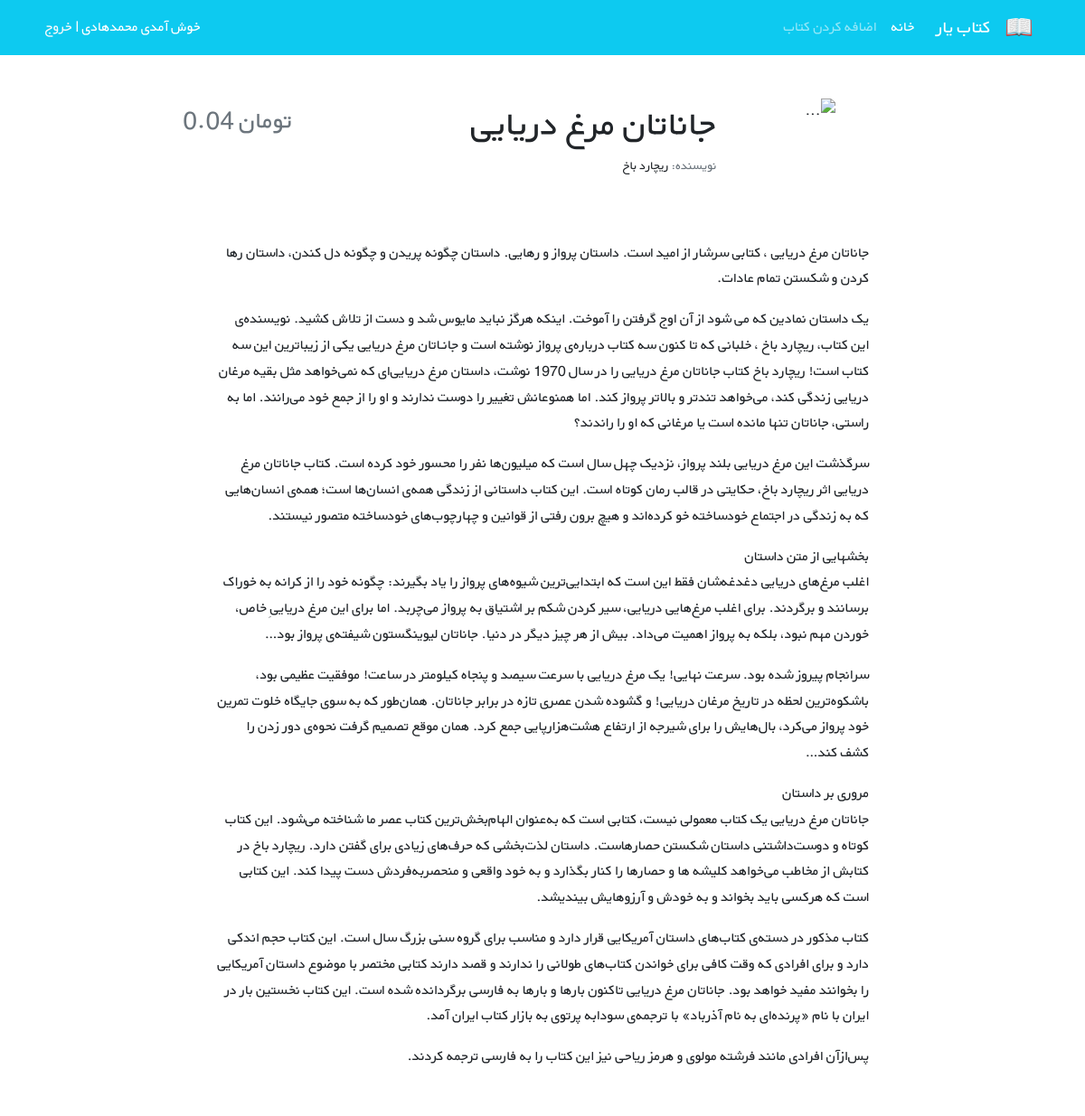
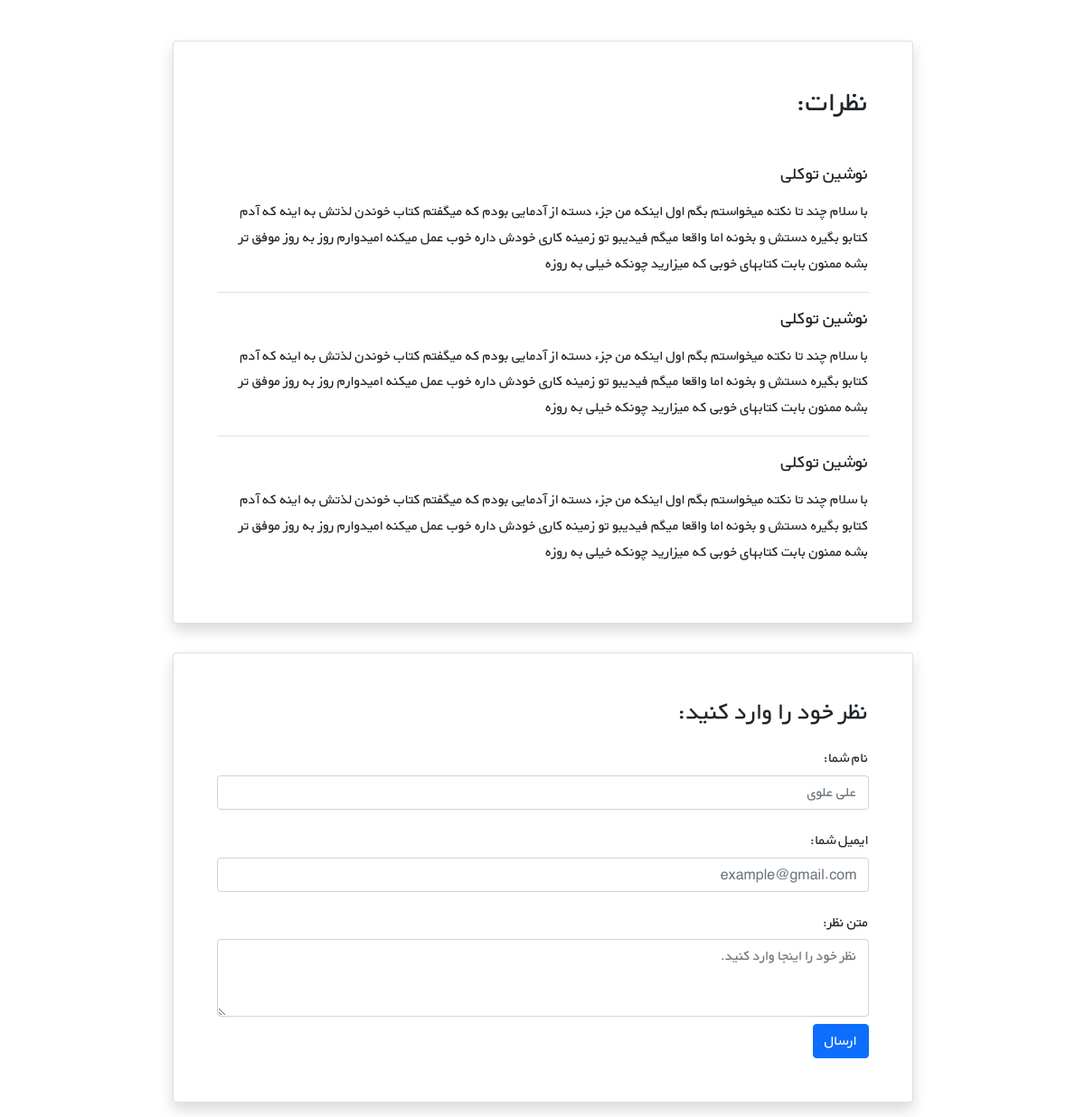
The page /books/6/ on the database its author committed (2 pictures, top to bottom).
### books/models.py (models this page shows, shortened)
class Book(models.Model):
    title = models.CharField(max_length=200)
    author = models.CharField(max_length=200)
    description = models.TextField()
    price = models.DecimalField(max_digits=5, decimal_places=2)

### books/views.py (the view)
# urls.py: path('<int:pk>/',BookDetailView.as_view(), name ='book_detail'),
class BookDetailView(generic.DetailView):
    model = Book
    template_name = 'books/book_detail.html'

### books/templates/books/book_detail.html (shortened to what this page needs)
{% extends '_base.html' %}
{% block content %}
    <div class="container mt-5" dir="rtl">
        <div class="">
            <div class="">
                <div class="d-flex justify-content-center">
                    <div class="row w-sm-75 w-100">
                        <div class="col-xs-12 col-md-3 d-flex justify-content-center">
                            <div>
                                <img src="https://newcdn.fidibo.com/images/books/65579_50411_normal.jpg"
                                     class="img-fluid rounded-start" alt="...">
                            </div>
                        </div>
                        <div class="col-xs-12 col-md-6 text-center text-md-end mt-md-1 mt-4">
                            <h1>{{ book.title }}</h1>
                            <h5 class="small my-1"><span class="text-muted">نویسنده: </span>{{ book.author }}</h5>
                        </div>
                        <div class="col-xs-12 col-md-3 d-flex flex-column">
                            <h3 class="align-self-center pt-2 text-muted align-self-md-end">
                                 تومان {{ book.price }}
                            </h3>
                        </div>
                    </div>
                </div>
                <div class="d-flex justify-content-center">
                    <div class="my-3 p-5 w-sm-75 w-100">
                     {{ book.description|linebreaks }}
                    </div>
                </div>
                <div class="d-flex justify-content-center">
                    <div class="card shadow my-3 p-5 w-sm-75 w-100">
                        <h2 class="mb-5">نظرات:</h2>
                        <div class="border-bottom mb-3">
                            <h5 class="mb-3">نوشین توکلی</h5>
                            <p>با سلام چند تا نکته میخواستم بگم اول اینکه من جزء دسته از آدمایی بودم که میگفتم کتاب
                                خوندن لذتش
                                به اینه که آدم کتابو بگیره دستش و بخونه اما واقعا میگم فیدیبو تو زمینه کاری خودش داره
                                خوب عمل
                                میکنه امیدوارم روز به روز موفق تر بشه ممنون بابت کتابهای خوبی که میزارید چونکه خیلی به
                                روزه</p>
                        </div>
                        <div class="border-bottom mb-3">
                            <h5 class="mb-3">نوشین توکلی</h5>
                            <p>با سلام چند تا نکته میخواستم بگم اول اینکه من جزء دسته از آدمایی بودم که میگفتم کتاب
                                خوندن لذتش
                                به اینه که آدم کتابو بگیره دستش و بخونه اما واقعا میگم فیدیبو تو زمینه کاری خودش داره
                                خوب عمل
                                میکنه امیدوارم روز به روز موفق تر بشه ممنون بابت کتابهای خوبی که میزارید چونکه خیلی به
                                روزه</p>
                        </div>
                        <div>
                            <h5 class="mb-3">نوشین توکلی</h5>
                            <p>با سلام چند تا نکته میخواستم بگم اول اینکه من جزء دسته از آدمایی بودم که میگفتم کتاب
                                خوندن لذتش
                                به اینه که آدم کتابو بگیره دستش و بخونه اما واقعا میگم فیدیبو تو زمینه کاری خودش داره
                                خوب عمل
                                میکنه امیدوارم روز به روز موفق تر بشه ممنون بابت کتابهای خوبی که میزارید چونکه خیلی به
                                روزه</p>
                        </div>
                    </div>
                </div>
                <div class="d-flex justify-content-center">
                    <div class="card shadow my-3 p-5 w-sm-75 w-100">
                        <h3>نظر خود را وارد کنید:</h3>
                        <form method="POST">
                            <div class="form-group py-2">
                                <label class="py-1" for="author_name">نام شما:</label>
                                <input type="text" class="form-control" placeholder="علی علوی" name="author_name">
                            </div>
                            <div class="form-group py-2">
                                <label class="py-1" for="email">ایمیل شما:</label>
                                <input type="email" class="form-control" placeholder="example@gmail.com" name="email">
                            </div>
                            <div class="form-group py-2">
                                <label class="py-1" for="comment_text">متن نظر:</label>
                                <textarea class="form-control" name="text" rows="3"
                                          placeholder="نظر خود را اینجا وارد کنید."></textarea>
                            </div>
                            <button type="submit" class="btn btn-primary">ارسال</button>
                        </form>
                    </div>
                </div>
            </div>
        </div>
    </div>
{% endblock %}

### static/css/style.css (style rules this page uses)
* { font-family: 'BYekan', sans-serif; line-height: 1.8rem; }
@media (min-width: 576px) { .w-sm-75 { width: 75%!important; } }

### rows shown on the page
Book: title "جاناتان مرغ دریایی", author "ریچارد باخ", price "0.04", description "جاناتان مرغ دریایی ، کتابی سرشار از امید است. داستان پرواز و رهایی. داستان چگونه پریدن و چگونه دل کندن، داستان رها کردن و شکستن تمام عادات. یک داستان نمادین که می‌ شود از آن اوج گرفتن را آموخت. اینکه هرگز نباید مایوس شد و دست از تلاش کشید. نویسنده‌ی این کتاب، ریچارد باخ ، خلبانی که تا کنون سه کتاب درباره‌ی پرواز نوشته است و جانـاتان مرغ دریایی یکی از زیباترین این سه کتاب است! ریچارد باخ کتاب جاناتان مرغ دریایی را در سال 1970 نوشت، داستان مرغ دریایی‌ای که نمی‌خواهد مثل بقیه مرغان دریایی زندگی کند، می‌خواهد تندتر و بالاتر پرواز کند. اما همنوعانش تغییر را دوست ندارند و او را از جمع خود می‌رانند. اما به راستی، جاناتان تنها مانده است یا مرغانی که او را راندند؟ سرگذشت این مرغ دریایی بلند پرواز،…"
